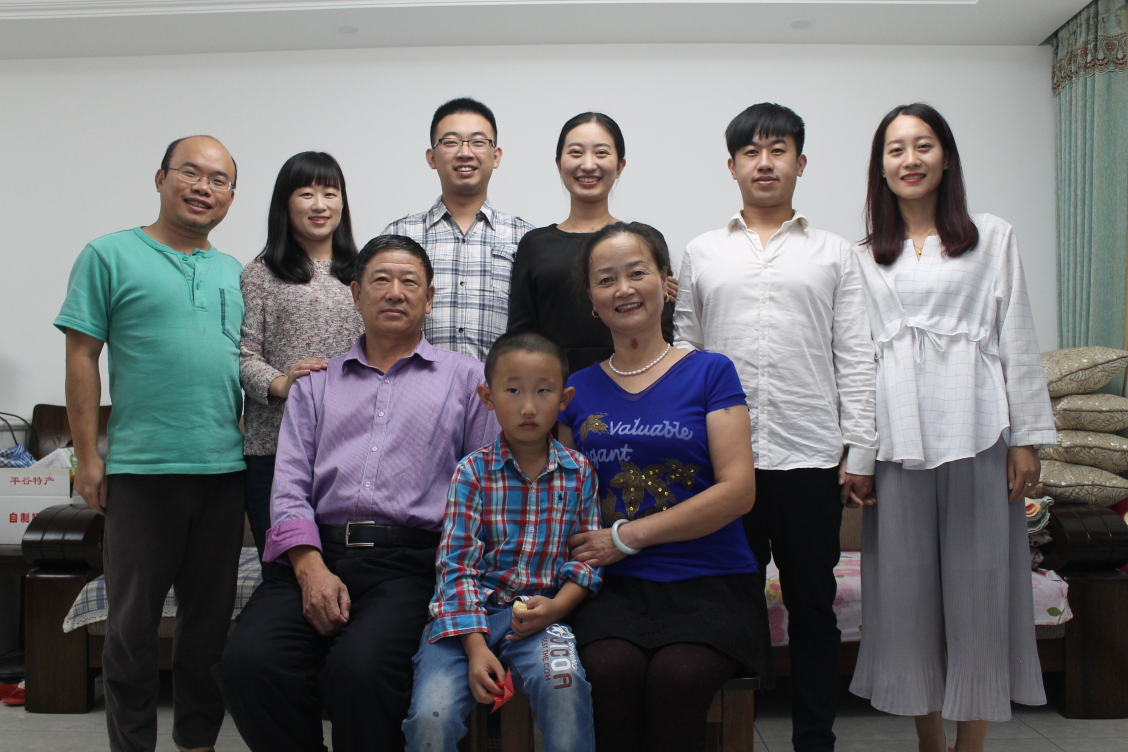
#> input picture src/resources/images/test.jpg, 2256 x 1504 px (shown at 1/2 size); its folder holds only this picture in this run
$ python PilConvert.py   (older library calls are emulated)
#> lines starting #> are read from the running program, lines starting #| are printed output that depends on the picture
### src/python/cv/ch1/imtools.py
# coding=utf-8
__author__ = 'modoso'

import os
from PIL import Image
from numpy import *

IMAGE_PATH = os.path.abspath('../../../resources/images')
THUMB_PATH = os.path.abspath('../../../resources/thumbs')


def get_imlist(path):
    return [os.path.join(path, f) for f in os.listdir(path) if f.endswith('.jpg')]


def imagePath(imageName):
    return os.path.join(IMAGE_PATH, imageName)


def thumbPath(imageName):
    return os.path.join(THUMB_PATH, imageName)


def imresize(im, sz):
    pil_im = Image.fromarray(im)
    return array(pil_im.resize(sz))


# [46 lines left out: functions histeq, compute_average, pca, not called in this run]

### src/python/cv/ch1/PilConvert.py
# coding=utf-8
__author__ = 'modoso'

from PIL import Image
import matplotlib.pyplot as plt
from pylab import array
import imtools

# read image into array
im = array(Image.open(imtools.imagePath('test.jpg')).convert('L'))
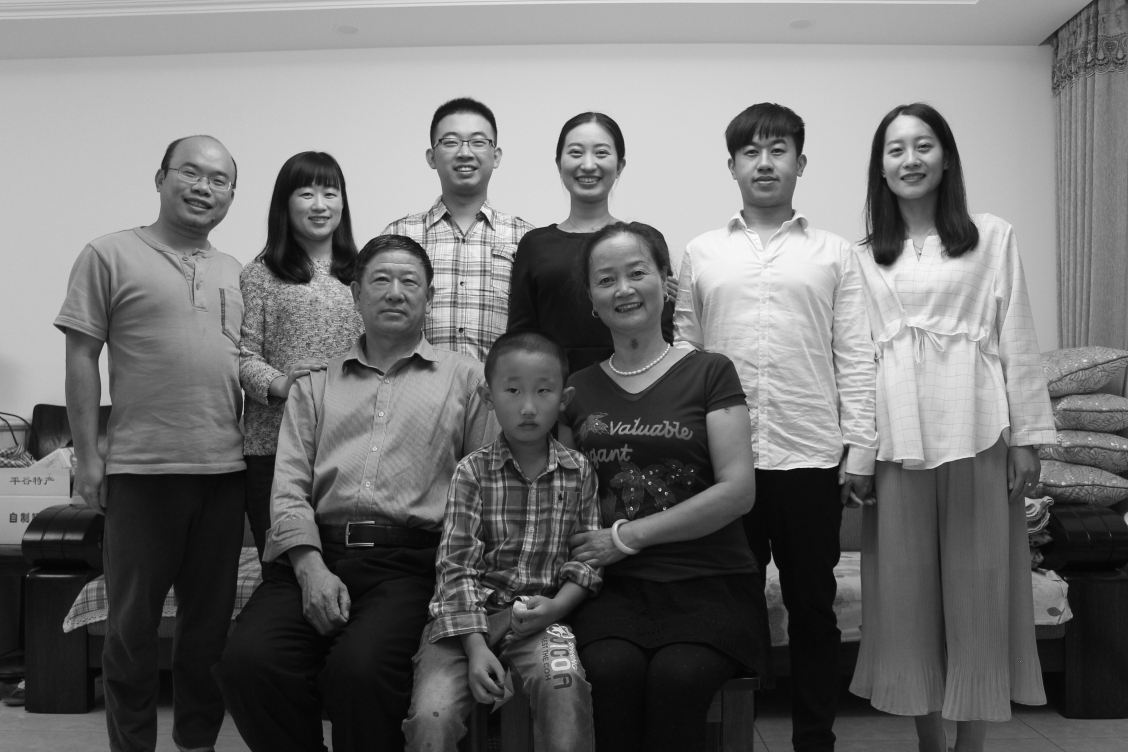
#> im: shape (1504, 2256) (shown at 1/2 size); min 0, max 255, mean 113.2

#draw image
plt.imshow(im)

#Set title
plt.title('Plotting: "test.jpg"')

#close axis
plt.axis('off')

#show image
plt.show()
